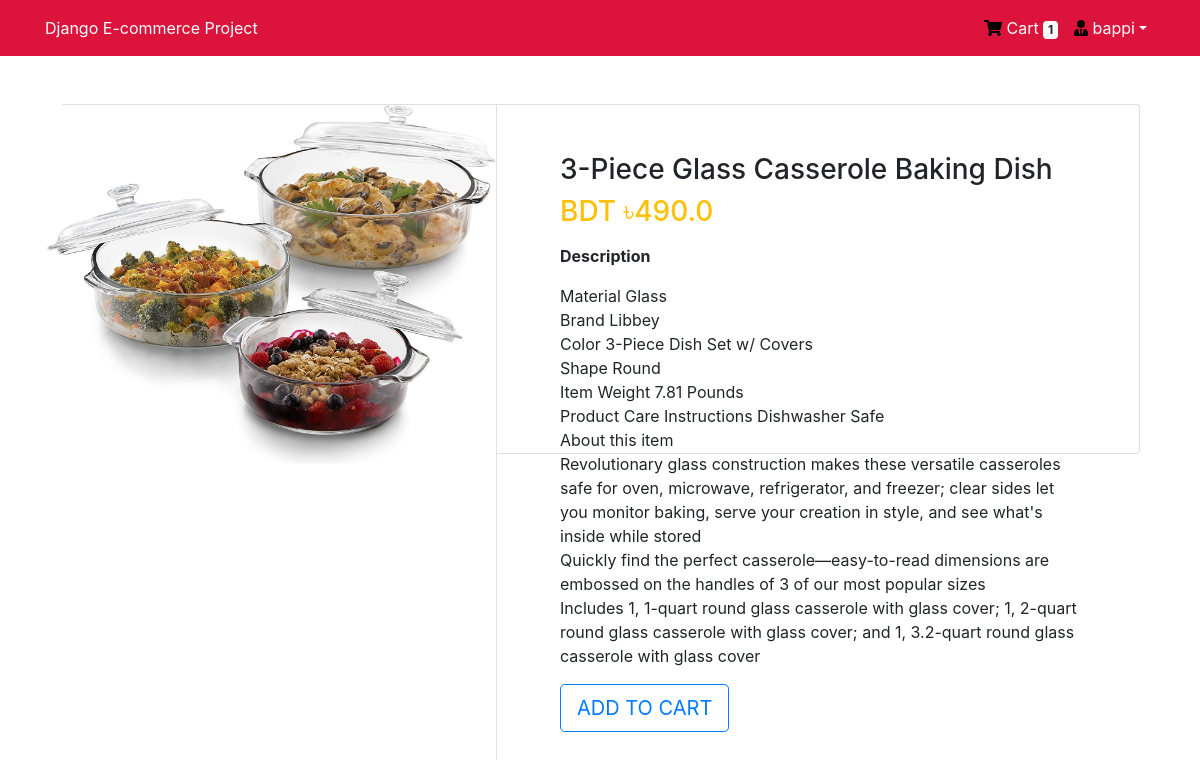
The page /product/10/ (signed in) on the database its author committed.
### App_Login/models.py (models this page shows, shortened)
class User(AbstractBaseUser, PermissionsMixin):
    email = models.EmailField(unique=True, null=False)
    is_staff = models.BooleanField(
        ugettext_lazy('staff status'), default=False,
        help_text = ugettext_lazy('Designers whether the user can log in this site')
        )
    is_active = models.BooleanField(
        ugettext_lazy('active'),
        default=True,
        help_text = ugettext_lazy('Designates whether this user should be treated as ctive. Unselect this isntead of deleting accounts')
    )
    USERNAME_FIELD = 'email'
    objects = MyUserManager()

class Profile(models.Model):
    user = models.OneToOneField(User, on_delete=models.CASCADE, related_name='profile')
    username = models.CharField(max_length=264, blank=True)
    full_name = models.CharField(max_length=254, blank=True)
    address_1 = models.TextField(max_length=300, blank=True)
    city = models.CharField(max_length=40, blank=True)
    zipcode = models.CharField(max_length=10, blank=True)
    country = models.CharField(max_length=50, blank=True)
    phone = models.CharField(max_length=20, blank=True)
    date_joined = models.DateTimeField(auto_now_add=True)

### App_Order/models.py (models this page shows, shortened)
class Order(models.Model):
    orderitems = models.ManyToManyField(Cart)
    user = models.ForeignKey(settings.AUTH_USER_MODEL, on_delete = models.CASCADE)
    ordered = models.BooleanField(default=False)
    created = models.DateTimeField(auto_now_add=True)
    paymentId = models.CharField(max_length = 264, blank= True, null= True)
    orderId = models.CharField(max_length = 200, blank=True, null = True)

### App_Shop/models.py (models this page shows, shortened)
class Product(models.Model):
    mainimage = models.ImageField(upload_to = 'Products')
    name = models.CharField(max_length=264)
    category = models.ForeignKey(Category, on_delete = models.CASCADE , related_name = 'category')
    preview_text = models.TextField(max_length=200 , verbose_name = 'Preview Text')
    detail_text = models.TextField(max_length=1000, verbose_name='Description')
    price = models.FloatField()
    old_price = models.FloatField(default=0.00)
    created = models.DateTimeField(auto_now_add = True)
    class Meta:
        ordering = ['-created']

### App_Shop/views.py (the view)
# urls.py: path('product/<pk>/',views.ProductDetail.as_view(), name = 'product_detail'),
class ProductDetail(LoginRequiredMixin, DetailView):
    model = Product
    template_name = 'App_Shop/product_detail.html'

### App_Order/templatetags/cart_tag.py (called while the page is built)
@register.filter
def cart_total(user):
    order  = Order.objects.filter(user=user, ordered=False)
    if order.exists():
        return order[0].orderitems.count()
    else:
        return 0

### templates/App_Shop/product_detail.html (shortened to what this page needs)
{% extends 'base.html' %}
{% block body_block %}
<div class="container my-5">
    <div class="card">
        <div class="row">
            <aside class="col-sm5 border-right">
                <article class="gallery-wrap">
                    <div class="img-big-wrsp">
                        <div>
                            <a href=""><img src="/media/{{ object.mainimage }} " style="width: 450px;" alt=""></a>
                        </div>
                    </div>
                </article>
            </aside>
            <aside class="col-sm-7">
                <article class="card-body p-5">
                    <h3 class="title mp-3">{{ object.name }} </h3>
                    <p class="price-detail-wrap">
                        <span class="price h3 text-warning">
                            <span class="currency">BDT &#2547;</span><span class="num">{{ object.price }}</span>
                        </span>
                    </p>
                    <dl class="item-property">
                        <dt>Description</dt>
                        <dd>
                            <p>{{ object.detail_text | linebreaks }}</p>
                        </dd>
                    </dl>
                    <a href="{% url 'App_Order:add' pk=object.pk %}" class="btn btn-lg btn-outline-primary text-uppercase">Add to Cart</a>
                </article>
            </aside>
        </div>
    </div>
</div>
{% endblock %}

### templates/navbar.html (shortened to what this page needs)
{% load cart_tag %}
<!DOCTYPE html>
<html lang="en">
<head>
</head>
<body>
    <nav class="navbar navbar-custom navbar-expand-lg">
        <div class="container">
          <a class="navbar-home" href="{% url 'App_Shop:home' %}">Django E-commerce Project</a>
          <div class="collapse navbar-collapse" id="navbarNav">
            <ul class="navbar-nav ml-auto">
              {% if request.user.is_authenticated %}
              <li class="nav-item">
                  <a href="{% url 'App_Order:cart' %}" class="nav-link" id="color">
                      <i class="fa fa-shopping-cart" id="cart"></i> Cart
                      <span class="badge badge-light">{{ request.user | cart_total }}</span>
                  </a>
              </li>
              <li class="nav-item dropdown">
                <a class="nav-link dropdown-toggle" id="color" href="#" id="navbarDropdown" role="button" data-toggle="dropdown" aria-haspopup="true" aria-expanded="false"><i class="fas fa-user-tie" id="cart"></i> {{request.user.profile.username}}</a>
              </li>
              {% else %}
              <li class="nav-item" id="color">
                <a href="{% url 'App_Login:login' %}" class="btn btn-primary">Login</a>
              </li>
              {% endif %}
            </ul>
          </div>
        </div>
      </nav>
</body>
</html>

### templates/base.html (style rules this page uses)
body { background-color: white; }
.card { height: 350px; }

### templates/navbar.html (style rules this page uses)
.navbar-custom { background-color: crimson; position: sticky; top: 0; z-index: 100; }
#color { color: white; }
#cart { color: black; }
.navbar-home { color: white; }

### rows shown on the page
User: user|cart_total "1", user.profile.username "bappi"
Product: mainimage (picture), name "3-Piece Glass Casserole Baking Dish", price "490.0", detail_text "Material Glass Brand Libbey Color 3-Piece Dish Set w/ Covers Shape Round Item Weight 7.81 Pounds Product Care Instructions Dishwasher Safe About this item Revolutionary glass construction makes these versatile casseroles safe for oven, microwave, refrigerator, and freezer; clear sides let you monitor baking, serve your creation in style, and see what's inside while stored Quickly find the perfect casserole—easy-to-read dimensions are embossed on the handles of 3 of our most popular sizes Includes 1, 1-quart round glass casserole with glass cover; 1, 2-quart round glass casserole with glass cover; and 1, 3.2-quart round glass casserole with glass cover"
